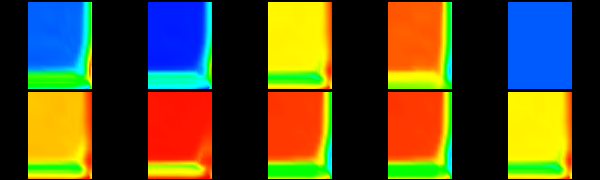

The script that drew this image:
#!/usr/bin/env python

# Display all Plot3D scalar functions in a 5x2 grid of renderers.

import os

import vtkmodules.vtkInteractionStyle  # noqa: F401
import vtkmodules.vtkRenderingFreeType  # noqa: F401
import vtkmodules.vtkRenderingOpenGL2  # noqa: F401

from vtkmodules.vtkFiltersGeometry import vtkStructuredGridGeometryFilter
from vtkmodules.vtkIOParallel import vtkMultiBlockPLOT3DReader
from vtkmodules.vtkRenderingCore import (
    vtkActor,
    vtkCamera,
    vtkLight,
    vtkPolyDataMapper,
    vtkRenderWindow,
    vtkRenderWindowInteractor,
    vtkRenderer,
)

# Source
data_dir = os.environ.get("VPE_DATA_DIR", os.path.dirname(os.path.abspath(__file__)))

camera = vtkCamera()
light = vtkLight()

# Source - Density (100)
density_reader = vtkMultiBlockPLOT3DReader()
density_reader.SetXYZFileName(os.path.join(data_dir, "bluntfinxyz.bin"))
density_reader.SetQFileName(os.path.join(data_dir, "bluntfinq.bin"))
density_reader.SetScalarFunctionNumber(100)
density_reader.Update()
density_output = density_reader.GetOutput().GetBlock(0)

density_geometry = vtkStructuredGridGeometryFilter()
density_geometry.SetInputData(density_output)
density_geometry.SetExtent(25, 25, 0, 100, 0, 100)

density_mapper = vtkPolyDataMapper()
density_mapper.SetInputConnection(density_geometry.GetOutputPort())
density_mapper.SetScalarRange(density_output.GetPointData().GetScalars().GetRange())

density_actor = vtkActor()
density_actor.SetMapper(density_mapper)

# Source - Pressure (110)
pressure_reader = vtkMultiBlockPLOT3DReader()
pressure_reader.SetXYZFileName(os.path.join(data_dir, "bluntfinxyz.bin"))
pressure_reader.SetQFileName(os.path.join(data_dir, "bluntfinq.bin"))
pressure_reader.SetScalarFunctionNumber(110)
pressure_reader.Update()
pressure_output = pressure_reader.GetOutput().GetBlock(0)

pressure_geometry = vtkStructuredGridGeometryFilter()
pressure_geometry.SetInputData(pressure_output)
pressure_geometry.SetExtent(25, 25, 0, 100, 0, 100)

pressure_mapper = vtkPolyDataMapper()
pressure_mapper.SetInputConnection(pressure_geometry.GetOutputPort())
pressure_mapper.SetScalarRange(pressure_output.GetPointData().GetScalars().GetRange())

pressure_actor = vtkActor()
pressure_actor.SetMapper(pressure_mapper)

# Source - Temperature (120)
temperature_reader = vtkMultiBlockPLOT3DReader()
temperature_reader.SetXYZFileName(os.path.join(data_dir, "bluntfinxyz.bin"))
temperature_reader.SetQFileName(os.path.join(data_dir, "bluntfinq.bin"))
temperature_reader.SetScalarFunctionNumber(120)
temperature_reader.Update()
temperature_output = temperature_reader.GetOutput().GetBlock(0)

temperature_geometry = vtkStructuredGridGeometryFilter()
temperature_geometry.SetInputData(temperature_output)
temperature_geometry.SetExtent(25, 25, 0, 100, 0, 100)

temperature_mapper = vtkPolyDataMapper()
temperature_mapper.SetInputConnection(temperature_geometry.GetOutputPort())
temperature_mapper.SetScalarRange(temperature_output.GetPointData().GetScalars().GetRange())

temperature_actor = vtkActor()
temperature_actor.SetMapper(temperature_mapper)

# Source - Enthalpy (130)
enthalpy_reader = vtkMultiBlockPLOT3DReader()
enthalpy_reader.SetXYZFileName(os.path.join(data_dir, "bluntfinxyz.bin"))
enthalpy_reader.SetQFileName(os.path.join(data_dir, "bluntfinq.bin"))
enthalpy_reader.SetScalarFunctionNumber(130)
enthalpy_reader.Update()
enthalpy_output = enthalpy_reader.GetOutput().GetBlock(0)

enthalpy_geometry = vtkStructuredGridGeometryFilter()
enthalpy_geometry.SetInputData(enthalpy_output)
enthalpy_geometry.SetExtent(25, 25, 0, 100, 0, 100)

enthalpy_mapper = vtkPolyDataMapper()
enthalpy_mapper.SetInputConnection(enthalpy_geometry.GetOutputPort())
enthalpy_mapper.SetScalarRange(enthalpy_output.GetPointData().GetScalars().GetRange())

enthalpy_actor = vtkActor()
enthalpy_actor.SetMapper(enthalpy_mapper)

# Source - Internal Energy (140)
internal_energy_reader = vtkMultiBlockPLOT3DReader()
internal_energy_reader.SetXYZFileName(os.path.join(data_dir, "bluntfinxyz.bin"))
internal_energy_reader.SetQFileName(os.path.join(data_dir, "bluntfinq.bin"))
internal_energy_reader.SetScalarFunctionNumber(140)
internal_energy_reader.Update()
internal_energy_output = internal_energy_reader.GetOutput().GetBlock(0)

internal_energy_geometry = vtkStructuredGridGeometryFilter()
internal_energy_geometry.SetInputData(internal_energy_output)
internal_energy_geometry.SetExtent(25, 25, 0, 100, 0, 100)

internal_energy_mapper = vtkPolyDataMapper()
internal_energy_mapper.SetInputConnection(internal_energy_geometry.GetOutputPort())
internal_energy_mapper.SetScalarRange(internal_energy_output.GetPointData().GetScalars().GetRange())

internal_energy_actor = vtkActor()
internal_energy_actor.SetMapper(internal_energy_mapper)

# Source - Kinetic Energy (144)
kinetic_energy_reader = vtkMultiBlockPLOT3DReader()
kinetic_energy_reader.SetXYZFileName(os.path.join(data_dir, "bluntfinxyz.bin"))
kinetic_energy_reader.SetQFileName(os.path.join(data_dir, "bluntfinq.bin"))
kinetic_energy_reader.SetScalarFunctionNumber(144)
kinetic_energy_reader.Update()
kinetic_energy_output = kinetic_energy_reader.GetOutput().GetBlock(0)

kinetic_energy_geometry = vtkStructuredGridGeometryFilter()
kinetic_energy_geometry.SetInputData(kinetic_energy_output)
kinetic_energy_geometry.SetExtent(25, 25, 0, 100, 0, 100)

kinetic_energy_mapper = vtkPolyDataMapper()
kinetic_energy_mapper.SetInputConnection(kinetic_energy_geometry.GetOutputPort())
kinetic_energy_mapper.SetScalarRange(kinetic_energy_output.GetPointData().GetScalars().GetRange())

kinetic_energy_actor = vtkActor()
kinetic_energy_actor.SetMapper(kinetic_energy_mapper)

# Source - Velocity Magnitude (153)
velocity_magnitude_reader = vtkMultiBlockPLOT3DReader()
velocity_magnitude_reader.SetXYZFileName(os.path.join(data_dir, "bluntfinxyz.bin"))
velocity_magnitude_reader.SetQFileName(os.path.join(data_dir, "bluntfinq.bin"))
velocity_magnitude_reader.SetScalarFunctionNumber(153)
velocity_magnitude_reader.Update()
velocity_magnitude_output = velocity_magnitude_reader.GetOutput().GetBlock(0)

velocity_magnitude_geometry = vtkStructuredGridGeometryFilter()
velocity_magnitude_geometry.SetInputData(velocity_magnitude_output)
velocity_magnitude_geometry.SetExtent(25, 25, 0, 100, 0, 100)

velocity_magnitude_mapper = vtkPolyDataMapper()
velocity_magnitude_mapper.SetInputConnection(velocity_magnitude_geometry.GetOutputPort())
velocity_magnitude_mapper.SetScalarRange(velocity_magnitude_output.GetPointData().GetScalars().GetRange())

velocity_magnitude_actor = vtkActor()
velocity_magnitude_actor.SetMapper(velocity_magnitude_mapper)

# Source - Stagnation Energy (163)
stagnation_energy_reader = vtkMultiBlockPLOT3DReader()
stagnation_energy_reader.SetXYZFileName(os.path.join(data_dir, "bluntfinxyz.bin"))
stagnation_energy_reader.SetQFileName(os.path.join(data_dir, "bluntfinq.bin"))
stagnation_energy_reader.SetScalarFunctionNumber(163)
stagnation_energy_reader.Update()
stagnation_energy_output = stagnation_energy_reader.GetOutput().GetBlock(0)

stagnation_energy_geometry = vtkStructuredGridGeometryFilter()
stagnation_energy_geometry.SetInputData(stagnation_energy_output)
stagnation_energy_geometry.SetExtent(25, 25, 0, 100, 0, 100)

stagnation_energy_mapper = vtkPolyDataMapper()
stagnation_energy_mapper.SetInputConnection(stagnation_energy_geometry.GetOutputPort())
stagnation_energy_mapper.SetScalarRange(stagnation_energy_output.GetPointData().GetScalars().GetRange())

stagnation_energy_actor = vtkActor()
stagnation_energy_actor.SetMapper(stagnation_energy_mapper)

# Source - Entropy (170)
entropy_reader = vtkMultiBlockPLOT3DReader()
entropy_reader.SetXYZFileName(os.path.join(data_dir, "bluntfinxyz.bin"))
entropy_reader.SetQFileName(os.path.join(data_dir, "bluntfinq.bin"))
entropy_reader.SetScalarFunctionNumber(170)
entropy_reader.Update()
entropy_output = entropy_reader.GetOutput().GetBlock(0)

entropy_geometry = vtkStructuredGridGeometryFilter()
entropy_geometry.SetInputData(entropy_output)
entropy_geometry.SetExtent(25, 25, 0, 100, 0, 100)

entropy_mapper = vtkPolyDataMapper()
entropy_mapper.SetInputConnection(entropy_geometry.GetOutputPort())
entropy_mapper.SetScalarRange(entropy_output.GetPointData().GetScalars().GetRange())

entropy_actor = vtkActor()
entropy_actor.SetMapper(entropy_mapper)

# Source - Swirl (184)
swirl_reader = vtkMultiBlockPLOT3DReader()
swirl_reader.SetXYZFileName(os.path.join(data_dir, "bluntfinxyz.bin"))
swirl_reader.SetQFileName(os.path.join(data_dir, "bluntfinq.bin"))
swirl_reader.SetScalarFunctionNumber(184)
swirl_reader.Update()
swirl_output = swirl_reader.GetOutput().GetBlock(0)

swirl_geometry = vtkStructuredGridGeometryFilter()
swirl_geometry.SetInputData(swirl_output)
swirl_geometry.SetExtent(25, 25, 0, 100, 0, 100)

swirl_mapper = vtkPolyDataMapper()
swirl_mapper.SetInputConnection(swirl_geometry.GetOutputPort())
swirl_mapper.SetScalarRange(swirl_output.GetPointData().GetScalars().GetRange())

swirl_actor = vtkActor()
swirl_actor.SetMapper(swirl_mapper)

# Renderers - Row 1 (bottom)
density_renderer = vtkRenderer()
density_renderer.SetActiveCamera(camera)
density_renderer.AddLight(light)
density_renderer.AddActor(density_actor)
density_renderer.SetViewport(0.0, 0.0, 0.2, 0.5)

pressure_renderer = vtkRenderer()
pressure_renderer.SetActiveCamera(camera)
pressure_renderer.AddLight(light)
pressure_renderer.AddActor(pressure_actor)
pressure_renderer.SetViewport(0.2, 0.0, 0.4, 0.5)

temperature_renderer = vtkRenderer()
temperature_renderer.SetActiveCamera(camera)
temperature_renderer.AddLight(light)
temperature_renderer.AddActor(temperature_actor)
temperature_renderer.SetViewport(0.4, 0.0, 0.6, 0.5)

enthalpy_renderer = vtkRenderer()
enthalpy_renderer.SetActiveCamera(camera)
enthalpy_renderer.AddLight(light)
enthalpy_renderer.AddActor(enthalpy_actor)
enthalpy_renderer.SetViewport(0.6, 0.0, 0.8, 0.5)

internal_energy_renderer = vtkRenderer()
internal_energy_renderer.SetActiveCamera(camera)
internal_energy_renderer.AddLight(light)
internal_energy_renderer.AddActor(internal_energy_actor)
internal_energy_renderer.SetViewport(0.8, 0.0, 1.0, 0.5)

# Renderers - Row 2 (top)
kinetic_energy_renderer = vtkRenderer()
kinetic_energy_renderer.SetActiveCamera(camera)
kinetic_energy_renderer.AddLight(light)
kinetic_energy_renderer.AddActor(kinetic_energy_actor)
kinetic_energy_renderer.SetViewport(0.0, 0.5, 0.2, 1.0)

velocity_magnitude_renderer = vtkRenderer()
velocity_magnitude_renderer.SetActiveCamera(camera)
velocity_magnitude_renderer.AddLight(light)
velocity_magnitude_renderer.AddActor(velocity_magnitude_actor)
velocity_magnitude_renderer.SetViewport(0.2, 0.5, 0.4, 1.0)

stagnation_energy_renderer = vtkRenderer()
stagnation_energy_renderer.SetActiveCamera(camera)
stagnation_energy_renderer.AddLight(light)
stagnation_energy_renderer.AddActor(stagnation_energy_actor)
stagnation_energy_renderer.SetViewport(0.4, 0.5, 0.6, 1.0)

entropy_renderer = vtkRenderer()
entropy_renderer.SetActiveCamera(camera)
entropy_renderer.AddLight(light)
entropy_renderer.AddActor(entropy_actor)
entropy_renderer.SetViewport(0.6, 0.5, 0.8, 1.0)

swirl_renderer = vtkRenderer()
swirl_renderer.SetActiveCamera(camera)
swirl_renderer.AddLight(light)
swirl_renderer.AddActor(swirl_actor)
swirl_renderer.SetViewport(0.8, 0.5, 1.0, 1.0)

# Render window
render_window = vtkRenderWindow()
render_window.AddRenderer(density_renderer)
render_window.AddRenderer(pressure_renderer)
render_window.AddRenderer(temperature_renderer)
render_window.AddRenderer(enthalpy_renderer)
render_window.AddRenderer(internal_energy_renderer)
render_window.AddRenderer(kinetic_energy_renderer)
render_window.AddRenderer(velocity_magnitude_renderer)
render_window.AddRenderer(stagnation_energy_renderer)
render_window.AddRenderer(entropy_renderer)
render_window.AddRenderer(swirl_renderer)
render_window.SetWindowName("plot 3dscalars")
render_window.SetMultiSamples(0)
render_window.SetSize(600, 180)

# Interactor
interactor = vtkRenderWindowInteractor()
interactor.SetRenderWindow(render_window)

# Scene
camera.SetViewUp(0, 1, 0)
camera.SetFocalPoint(0, 0, 0)
camera.SetPosition(1, 0, 0)
density_renderer.ResetCamera()
camera.Dolly(1.25)

density_renderer.ResetCameraClippingRange()
pressure_renderer.ResetCameraClippingRange()
temperature_renderer.ResetCameraClippingRange()
enthalpy_renderer.ResetCameraClippingRange()
internal_energy_renderer.ResetCameraClippingRange()
kinetic_energy_renderer.ResetCameraClippingRange()
velocity_magnitude_renderer.ResetCameraClippingRange()
stagnation_energy_renderer.ResetCameraClippingRange()
entropy_renderer.ResetCameraClippingRange()
swirl_renderer.ResetCameraClippingRange()

light.SetPosition(camera.GetPosition())
light.SetFocalPoint(camera.GetFocalPoint())

interactor.Initialize()
interactor.Start()
